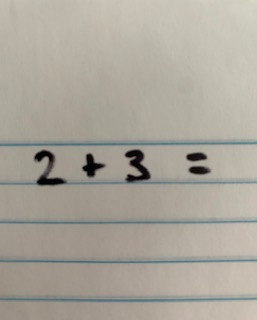
#> input picture math.jpg, 257 x 320 px
$ python math_solver.py   (older library calls are emulated)
#> lines starting #> are read from the running program, lines starting #| are printed output that depends on the picture; after the words box and inside, x2 and y2 are one past the last pixel; in counts of white or black regions, pixels touching at a corner belong together
#!/usr/bin/env python3
# -*- coding: utf-8 -*-
"""
Created on Sat Feb 13 11:03:23 2021

@author: marla
"""


import matplotlib.pyplot as plt
import matplotlib.image as mpimg
import numpy as np

from PIL import Image

import cv2
import itertools


filepath = ''
filename = 'math.jpg'


def generateIndividualNumbers(s_contours, boxes):
    #create an image for each box; these images will be fed to classifier to predict the number or symbol
    mask = np.ones(im.shape[:2], dtype="uint8") * 255

    # Draw the contours on the mask
    masked = cv2.drawContours(mask, s_contours, -1, 0, cv2.FILLED)
    #crop the image to the bounding box and write to a file
    for i in range(len(boxes)):
        #add padding for additional white space
        padding= 5
        x=boxes[i][0] - padding
        y=boxes[i][1] - padding
        w=boxes[i][2] + 2*padding
        h=boxes[i][3] + 2*padding
        print(x, y, w, h)
        cropped = masked[y:y+h,x:x+w].copy()
        cv2.imwrite('MathSolver/contour'+str(i)+'.jpg', cropped)
        #plt.imshow(masked, cmap='gray')

def makeCombos(iterable, r=2):
    #get all possible 2 box combinations
    combos = itertools.combinations(iterable, r)

    return combos

def readImage(image_file):
    #read in the image
#> called with image_file = 'math.jpg'
    im = cv2.imread(image_file)
#> im is the input picture: shape (320, 257, 3); mean B, G, R 154.9, 165.3, 170.2
    plt.imshow(im)

    return im


def binarizeImage(im):
     #convert image to grayscale
    imgray = cv2.cvtColor(im,cv2.COLOR_BGR2GRAY)
    plt.imshow(imgray)

    #use a threshold to convert the image to a binary image; threshold determined by trial and error
    #with lined paper, used a lower threshold to eliminate lines
    threshhold_used,binary_image = cv2.threshold(imgray,80,255,cv2.THRESH_BINARY_INV)
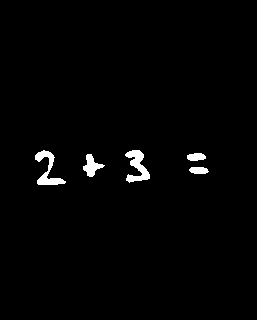
#> binary_image: shape (320, 257); 1.6% white; 5 white regions
    plt.imshow(binary_image, cmap = 'gray')

    return binary_image

def getImageContours(binary_image):
     # find the contours in the binary image
    im2, contours, hierarchy = cv2.findContours(binary_image,cv2.RETR_TREE,cv2.CHAIN_APPROX_SIMPLE)
#> contours = 5 contours; box (x1, y1, x2, y2) and area: (125, 150, 150, 183) 352, (35, 150, 66, 185) 330, (83, 154, 105, 177) 204, (187, 153, 206, 161) 100, (189, 167, 209, 174) 95

    #create an image that is a superposition of the contours on the original image
    #arguments ar ethe image, the contours as a list, the index of the contour (-1 means all), the color, the thickness
    contour_image = cv2.drawContours(im, contours, -1, (0,255,0), 3)
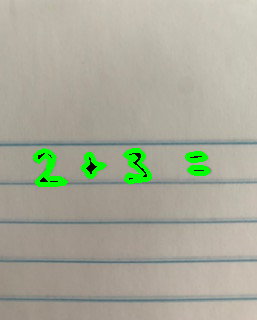
#> contour_image: shape (320, 257, 3); mean B, G, R 153.4, 169.6, 168.5
    plt.imshow(contour_image)

    print("Number of contours found: ", len(contours))
#| Number of contours found:  5
    return contours

def getSortedBoundingBoxes(contours, im):
    #get the coordinates of the bounding boxes and sort them from left to right
    #box coordinates are x, y, w, h
    boxes = []
    for c in contours:
        bounding_rectangle = cv2.boundingRect(c)
        boxes.append(bounding_rectangle)

    #zip(*zipped item) unzips it; in this casee, unzipping the sorted zipped list;
    #sorted on x[0] which is the x coord of the bounding box
    s_boxes, s_contours = zip(*sorted(zip(boxes, contours), key=lambda x:x[0]))

    return list(s_boxes), s_contours

def isIntersection(box1, box2):
    #determine if there is an overlap in the x direction
    intersection = False
    if (box2[0]>=box1[0] and box2[0] < box1[0] + box1[2]) or (box2[0]<box1[0] and box2[0] + box2[2] >box1[0]):
        intersection = True

    return intersection

def redrawIntersectingBoxes(box1, box2):
    #box1 and box2 are intersecting boxes; find the coordinates of the new bounding box that includes both
    x=min(box1[0], box2[0])
    x2coord = max(box1[0] + box1[2], box2[0] + box2[2])
    w=x2coord - x
    y=min(box1[1], box2[1])
    y2coord = max(box1[1] + box1[3], box2[1] + box2[3])
    h=y2coord-y

    return x,y,w,h


#driver code

im = readImage(filepath + filename)
binary_image = binarizeImage(im)
image_contours = getImageContours(binary_image)
#> image_contours has the same summary as contours in getImageContours
#sort the contours from left to right and get the bounding_boxes and points along the contour
boxes, s_contours = getSortedBoundingBoxes(image_contours, im)
#> the loop in getSortedBoundingBoxes, `for c in contours:` made 5 passes
#> bounding_rectangle on passes 1 to 5: (189, 167, 20, 7), (83, 154, 22, 23), (187, 153, 19, 8), (125, 150, 25, 33), (35, 150, 31, 35)
#> after the loop in getSortedBoundingBoxes, `for c in contours:`: boxes = [(189, 167, 20, 7), (83, 154, 22, 23), (187, 153, 19, 8), (125, 150, 25, 33), (35, 150, 31, 35)]
#> in getSortedBoundingBoxes, `s_boxes, s_contours = zip(*sorted(zip(boxes, contours), key=lambda x:x..`: s_boxes = ((35, 150, 31, 35), (83, 154, 22, 23), (125, 150, 25, 33), (187, 153, 19, 8), (189, 167, 20, 7)); s_contours has the same summary as contours in getImageContours
#> boxes = [(35, 150, 31, 35), (83, 154, 22, 23), (125, 150, 25, 33), (187, 153, 19, 8), (189, 167, 20, 7)]; s_contours has the same summary as contours in getImageContours

#create all possible combinations of bounding boxes to look for intersecting boxes
combos = list(makeCombos(boxes, 2))
#> combos = 10 items

#iterate over the pairs and determine if they intersect; if yes, create new bounding_box
for pairs in combos:
    intersect = isIntersection(pairs[0], pairs[1])
    if intersect:
        x,y,w,h = redrawIntersectingBoxes(pairs[0], pairs[1])

        #update the list of bounding boxes; remove individual boxes and add the combined box
        boxes.remove(pairs[0])
        boxes.remove(pairs[1])
        boxes.append((x,y,w,h))
#> this loop made 10 passes
#> (pairs, intersection in isIntersection, intersect, x, x2coord in redrawIntersectingBoxes, w, y, y2coord in redrawIntersectingBoxes) on pass 10: (((187, 153, 19, 8), (189, 167, 20, 7)), True, True, 187, 209, 22, 153, 174)
#> (pairs, intersection in isIntersection, intersect) on passes 1 to 6: (((35, 150, 31, 35), (83, 154, 22, 23)), False, False), (((35, 150, 31, 35), (125, 150, 25, 33)), False, False), (((35, 150, 31, 35), (187, 153, 19, 8)), False, False), (((35, 150, 31, 35), (189, 167, 20, 7)), False, False), (((83, 154, 22, 23), (125, 150, 25, 33)), False, False), (((83, 154, 22, 23), (187, 153, 19, 8)), False, False)
#> after the loop, boxes = [(35, 150, 31, 35), (83, 154, 22, 23), (125, 150, 25, 33), (187, 153, 22, 21)]

#crop each image based on the bounding_boxes and write the image to a file for classification
generateIndividualNumbers(s_contours, boxes)
#> in generateIndividualNumbers, `masked = cv2.drawContours(mask, s_contours, -1, 0, cv2.FILLED)`: masked: shape (320, 257); 98.4% white; 5 black regions, box (x1, y1, x2, y2) and area: (125, 150, 150, 183) 413, (35, 150, 66, 185) 397, (83, 154, 105, 177) 238, (187, 153, 206, 161) 122, (189, 167, 209, 174) 116
#> the loop in generateIndividualNumbers, `for i in range(len(boxes)):` made 4 passes
#> (x, y, w, h) on passes 1 to 4: (30, 145, 41, 45), (78, 149, 32, 33), (120, 145, 35, 43), (182, 148, 32, 31)
#| 30 145 41 45
#| 78 149 32 33
#| 120 145 35 43
#| 182 148 32 31
#> pass 1, in generateIndividualNumbers, `cropped = masked[y:y+h,x:x+w].copy()`:
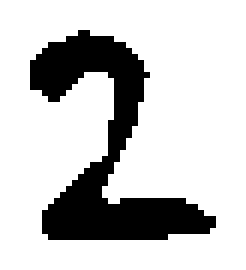
#> cropped: shape (45, 41) (shown 6 times larger); 78.5% white; 1 black region, box (x1, y1, x2, y2) and area: (5, 5, 36, 40) 397
#> pass 2, in generateIndividualNumbers, `cropped = masked[y:y+h,x:x+w].copy()`:
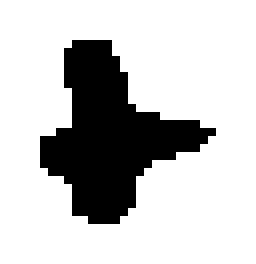
#> cropped: shape (33, 32) (shown 8 times larger); 77.5% white; 1 black region, box (x1, y1, x2, y2) and area: (5, 5, 27, 28) 238
#> pass 3, in generateIndividualNumbers, `cropped = masked[y:y+h,x:x+w].copy()`:
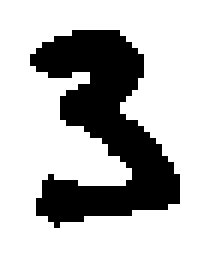
#> cropped: shape (43, 35) (shown 6 times larger); 72.6% white; 1 black region, box (x1, y1, x2, y2) and area: (5, 5, 30, 38) 413

#> figure, not shown here; B, G, R data is drawn as R, G, B
